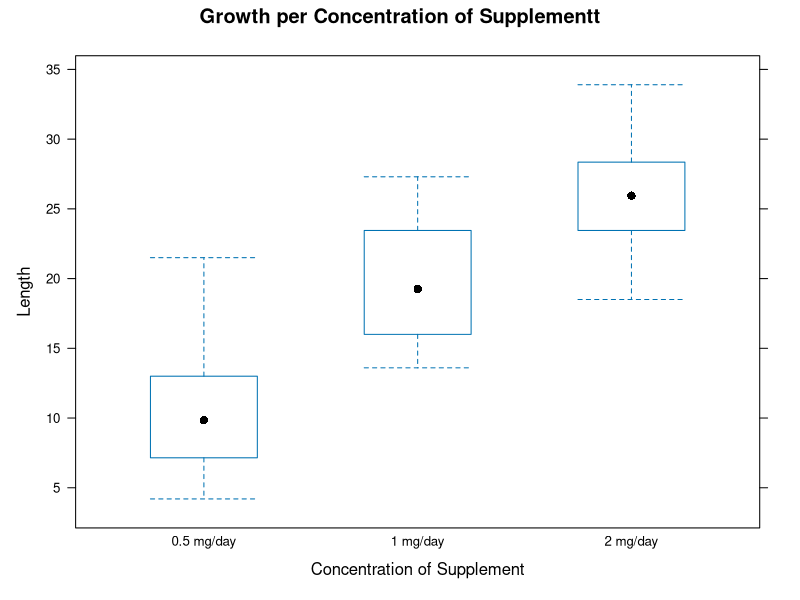
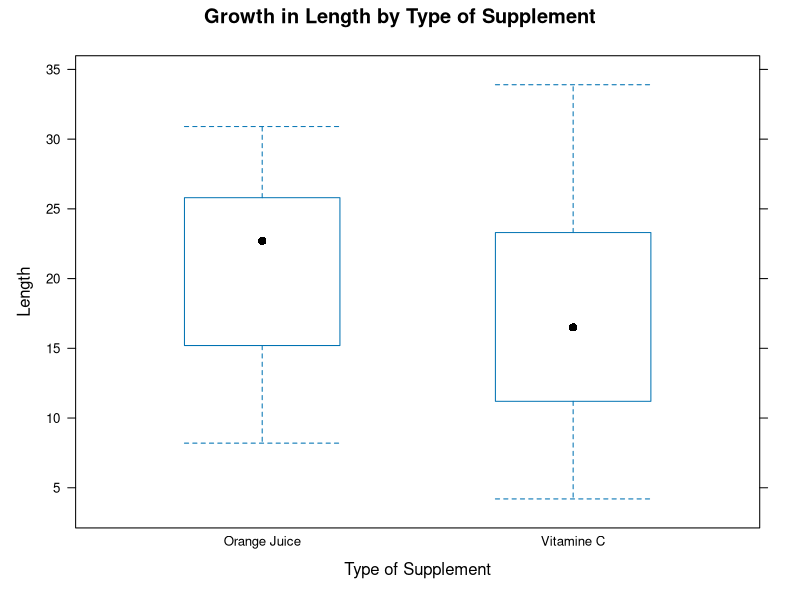
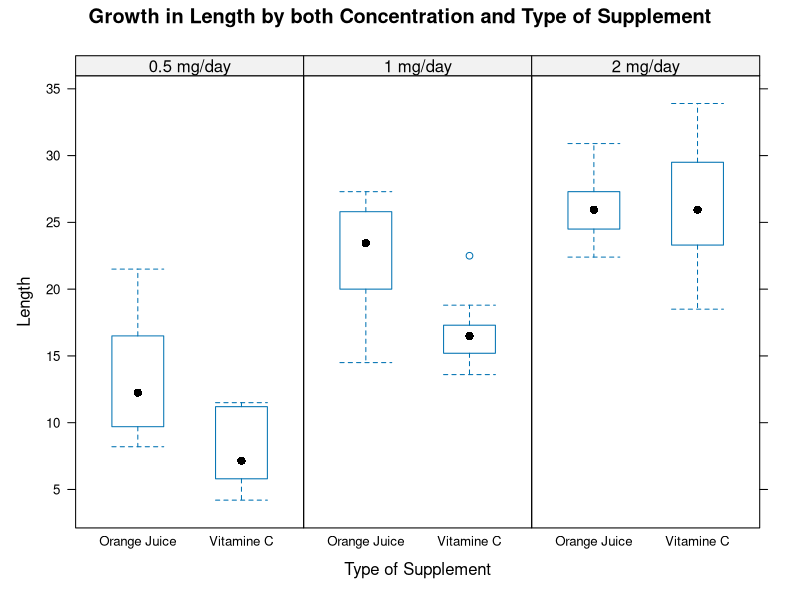

Recreate these plots in R, in order. (Note: this script raises an error after producing the figures.)
## ---- chunk 1
knitr::opts_chunk$set(echo = TRUE)
## ---- chunk 2
# Loading the data and packages
library(lattice)
library(datasets)
data(ToothGrowth)

# Attaching the data
attach(ToothGrowth)
## ---- chunk 3
# Inspectioning the data
head(ToothGrowth)
str(ToothGrowth)
unique(ToothGrowth$dose)
## ---- chunk 4
dose_f <- factor(dose, levels = c(0.5, 1, 2), 
                 labels = c("0.5 mg/day","1 mg/day","2 mg/day"))
supp_f <- factor(ToothGrowth$supp, levels = c("OJ", "VC"), 
                 labels = c("Orange Juice","Vitamine C"))
## ---- chunk 5
summary_conc <- data.frame("Mean" = tapply(ToothGrowth$len, dose_f, mean), 
                           "Variance"=tapply(ToothGrowth$len, dose_f, var), 
                           "SD" = tapply(ToothGrowth$len, dose_f, sd))
print(summary_conc)
## ---- chunk 6
summary_conc <- data.frame("Mean" = tapply(ToothGrowth$len, dose_f, mean), 
                           "Variance"  = tapply(ToothGrowth$len, dose_f, var), 
                           "SD" = tapply(ToothGrowth$len, dose_f, sd))
print(summary_conc)
## ---- chunk 7
bwplot(len~dose_f, 
   ylab="Length", xlab="Concentration of Supplement",
   main="Growth per Concentration of Supplementt")
## ---- chunk 8
bwplot(len~supp_f, 
   ylab="Length", xlab="Type of Supplement",
   main="Growth in Length by Type of Supplement")
## ---- chunk 9
bwplot(len~supp_f|dose_f, 
   ylab="Length", xlab="Type of Supplement",
   main="Growth in Length by both Concentration and Type of Supplement", layout=c(3,1))
## ---- chunk 10
# Testing 
t.test(formula = len ~ supp_f, paired = FALSE, data = ToothGrowth)
## ---- chunk 11
diff_0.5_1.0 <- subset(ToothGrowth, dose %in% c(0.5, 1.0))
t.test(len ~ dose, paired = F, var.equal = F, data = diff_0.5_1.0)
## ---- chunk 12
diff_1.0_2.0 <- subset(ToothGrowth, dose %in% c(1.0, 2.0))
t.test(len ~ dose, paired = F, var.equal = F, data = diff_1.0_2.0)
